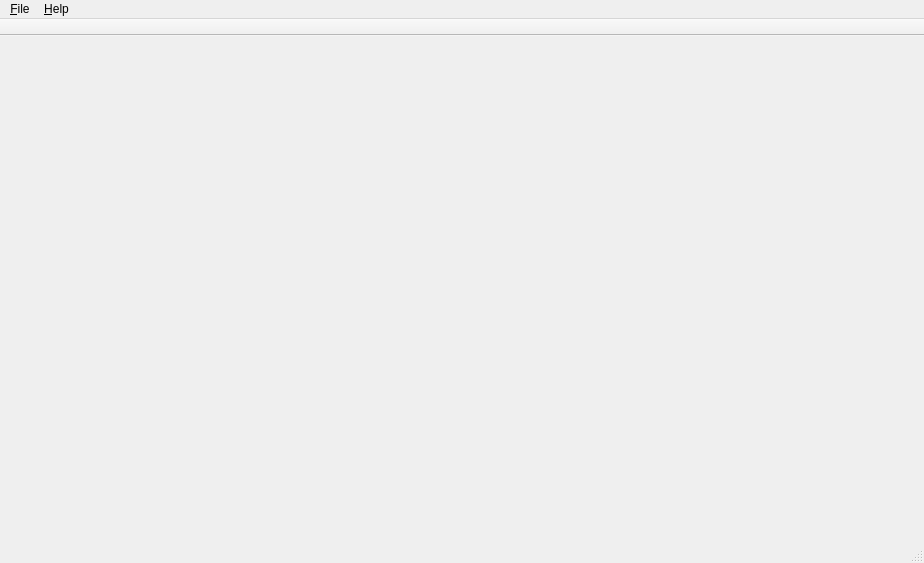
<?xml version="1.0" encoding="UTF-8"?>
<ui version="4.0">
 <class>MainWindow</class>
 <widget class="QMainWindow" name="MainWindow">
  <property name="geometry">
   <rect>
    <x>0</x>
    <y>0</y>
    <width>924</width>
    <height>563</height>
   </rect>
  </property>
  <property name="windowTitle">
   <string>Hra 2016 - Othello</string>
  </property>
  <widget class="QWidget" name="centralWidget">
   <widget class="QWidget" name="gridLayoutWidget">
    <property name="geometry">
     <rect>
      <x>10</x>
      <y>10</y>
      <width>671</width>
      <height>491</height>
     </rect>
    </property>
    <layout class="QGridLayout" name="gridLayout"/>
   </widget>
  </widget>
  <widget class="QMenuBar" name="menuBar">
   <property name="geometry">
    <rect>
     <x>0</x>
     <y>0</y>
     <width>924</width>
     <height>25</height>
    </rect>
   </property>
   <widget class="QMenu" name="menu_File">
    <property name="title">
     <string>&amp;File</string>
    </property>
    <addaction name="actionSave"/>
    <addaction name="actionLoad"/>
    <addaction name="actionExit"/>
   </widget>
   <widget class="QMenu" name="menu_Help">
    <property name="title">
     <string>&amp;Help</string>
    </property>
    <addaction name="actionAbout"/>
   </widget>
   <addaction name="menu_File"/>
   <addaction name="menu_Help"/>
  </widget>
  <widget class="QToolBar" name="mainToolBar">
   <property name="movable">
    <bool>false</bool>
   </property>
   <property name="floatable">
    <bool>false</bool>
   </property>
   <attribute name="toolBarArea">
    <enum>TopToolBarArea</enum>
   </attribute>
   <attribute name="toolBarBreak">
    <bool>false</bool>
   </attribute>
  </widget>
  <widget class="QStatusBar" name="statusBar"/>
  <action name="actionSave">
   <property name="text">
    <string>Save</string>
   </property>
  </action>
  <action name="actionLoad">
   <property name="text">
    <string>Load</string>
   </property>
  </action>
  <action name="actionExit">
   <property name="text">
    <string>Exit</string>
   </property>
  </action>
  <action name="actionAbout">
   <property name="text">
    <string>About</string>
   </property>
  </action>
 </widget>
 <layoutdefault spacing="6" margin="11"/>
 <resources/>
 <connections/>
</ui>
